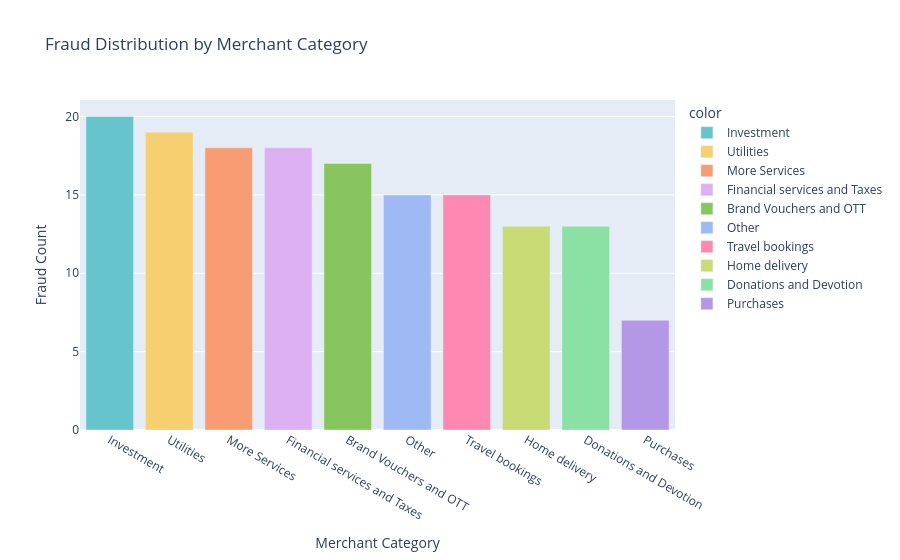

Write notebook code for a chart like this one.
### Code cell
# Plot 3: Fraud distribution by Merchant Category


fig = px.bar(
    x=fraud['Merchant_Category'].value_counts().index,
    y=fraud['Merchant_Category'].value_counts().values,
    color=fraud['Merchant_Category'].value_counts().index,
    title='Fraud Distribution by Merchant Category',
    labels={'x': 'Merchant Category', 'y': 'Fraud Count'},
    color_discrete_sequence=px.colors.qualitative.Pastel
)

fig.update_layout(xaxis={'categoryorder': 'total descending'})
fig.show()

### Figure 1 — Plotly figure (JSON) as saved in the notebook; plotly's stock layout.template omitted (floating-point values rounded to 4 significant figures)
{"data": [{"hovertemplate": "color=Investment<br>Merchant Category=%{x}<br>Fraud Count=%{y}<extra></extra>", "legendgroup": "Investment", "marker": {"color": "rgb(102, 197, 204)", "pattern": {"shape": ""}}, "name": "Investment", "orientation": "v", "showlegend": true, "textposition": "auto", "type": "bar", "x": ["Investment"], "xaxis": "x", "y": [20], "yaxis": "y"}, {"hovertemplate": "color=Utilities<br>Merchant Category=%{x}<br>Fraud Count=%{y}<extra></extra>", "legendgroup": "Utilities", "marker": {"color": "rgb(246, 207, 113)", "pattern": {"shape": ""}}, "name": "Utilities", "orientation": "v", "showlegend": true, "textposition": "auto", "type": "bar", "x": ["Utilities"], "xaxis": "x", "y": [19], "yaxis": "y"}, {"hovertemplate": "color=More Services<br>Merchant Category=%{x}<br>Fraud Count=%{y}<extra></extra>", "legendgroup": "More Services", "marker": {"color": "rgb(248, 156, 116)", "pattern": {"shape": ""}}, "name": "More Services", "orientation": "v", "showlegend": true, "textposition": "auto", "type": "bar", "x": ["More Services"], "xaxis": "x", "y": [18], "yaxis": "y"}, {"hovertemplate": "color=Financial services and Taxes<br>Merchant Category=%{x}<br>Fraud Count=%{y}<extra></extra>", "legendgroup": "Financial services and Taxes", "marker": {"color": "rgb(220, 176, 242)", "pattern": {"shape": ""}}, "name": "Financial services and Taxes", "orientation": "v", "showlegend": true, "textposition": "auto", "type": "bar", "x": ["Financial services and Taxes"], "xaxis": "x", "y": [18], "yaxis": "y"}, {"hovertemplate": "color=Brand Vouchers and OTT<br>Merchant Category=%{x}<br>Fraud Count=%{y}<extra></extra>", "legendgroup": "Brand Vouchers and OTT", "marker": {"color": "rgb(135, 197, 95)", "pattern": {"shape": ""}}, "name": "Brand Vouchers and OTT", "orientation": "v", "showlegend": true, "textposition": "auto", "type": "bar", "x": ["Brand Vouchers and OTT"], "xaxis": "x", "y": [17], "yaxis": "y"}, {"hovertemplate": "color=Other<br>Merchant Category=%{x}<br>Fraud Count=%{y}<extra></extra>", "legendgroup": "Other", "marker": {"color": "rgb(158, 185, 243)", "pattern": {"shape": ""}}, "name": "Other", "orientation": "v", "showlegend": true, "textposition": "auto", "type": "bar", "x": ["Other"], "xaxis": "x", "y": [15], "yaxis": "y"}, {"hovertemplate": "color=Travel bookings<br>Merchant Category=%{x}<br>Fraud Count=%{y}<extra></extra>", "legendgroup": "Travel bookings", "marker": {"color": "rgb(254, 136, 177)", "pattern": {"shape": ""}}, "name": "Travel bookings", "orientation": "v", "showlegend": true, "textposition": "auto", "type": "bar", "x": ["Travel bookings"], "xaxis": "x", "y": [15], "yaxis": "y"}, {"hovertemplate": "color=Home delivery<br>Merchant Category=%{x}<br>Fraud Count=%{y}<extra></extra>", "legendgroup": "Home delivery", "marker": {"color": "rgb(201, 219, 116)", "pattern": {"shape": ""}}, "name": "Home delivery", "orientation": "v", "showlegend": true, "textposition": "auto", "type": "bar", "x": ["Home delivery"], "xaxis": "x", "y": [13], "yaxis": "y"}, {"hovertemplate": "color=Donations and Devotion<br>Merchant Category=%{x}<br>Fraud Count=%{y}<extra></extra>", "legendgroup": "Donations and Devotion", "marker": {"color": "rgb(139, 224, 164)", "pattern": {"shape": ""}}, "name": "Donations and Devotion", "orientation": "v", "showlegend": true, "textposition": "auto", "type": "bar", "x": ["Donations and Devotion"], "xaxis": "x", "y": [13], "yaxis": "y"}, {"hovertemplate": "color=Purchases<br>Merchant Category=%{x}<br>Fraud Count=%{y}<extra></extra>", "legendgroup": "Purchases", "marker": {"color": "rgb(180, 151, 231)", "pattern": {"shape": ""}}, "name": "Purchases", "orientation": "v", "showlegend": true, "textposition": "auto", "type": "bar", "x": ["Purchases"], "xaxis": "x", "y": [7], "yaxis": "y"}], "layout": {"barmode": "relative", "legend": {"title": {"text": "color"}, "tracegroupgap": 0}, "title": {"text": "Fraud Distribution by Merchant Category"}, "xaxis": {"anchor": "y", "categoryorder": "total descending", "domain": [0, 1], "title": {"text": "Merchant Category"}}, "yaxis": {"anchor": "x", "domain": [0, 1], "title": {"text": "Fraud Count"}}}}
